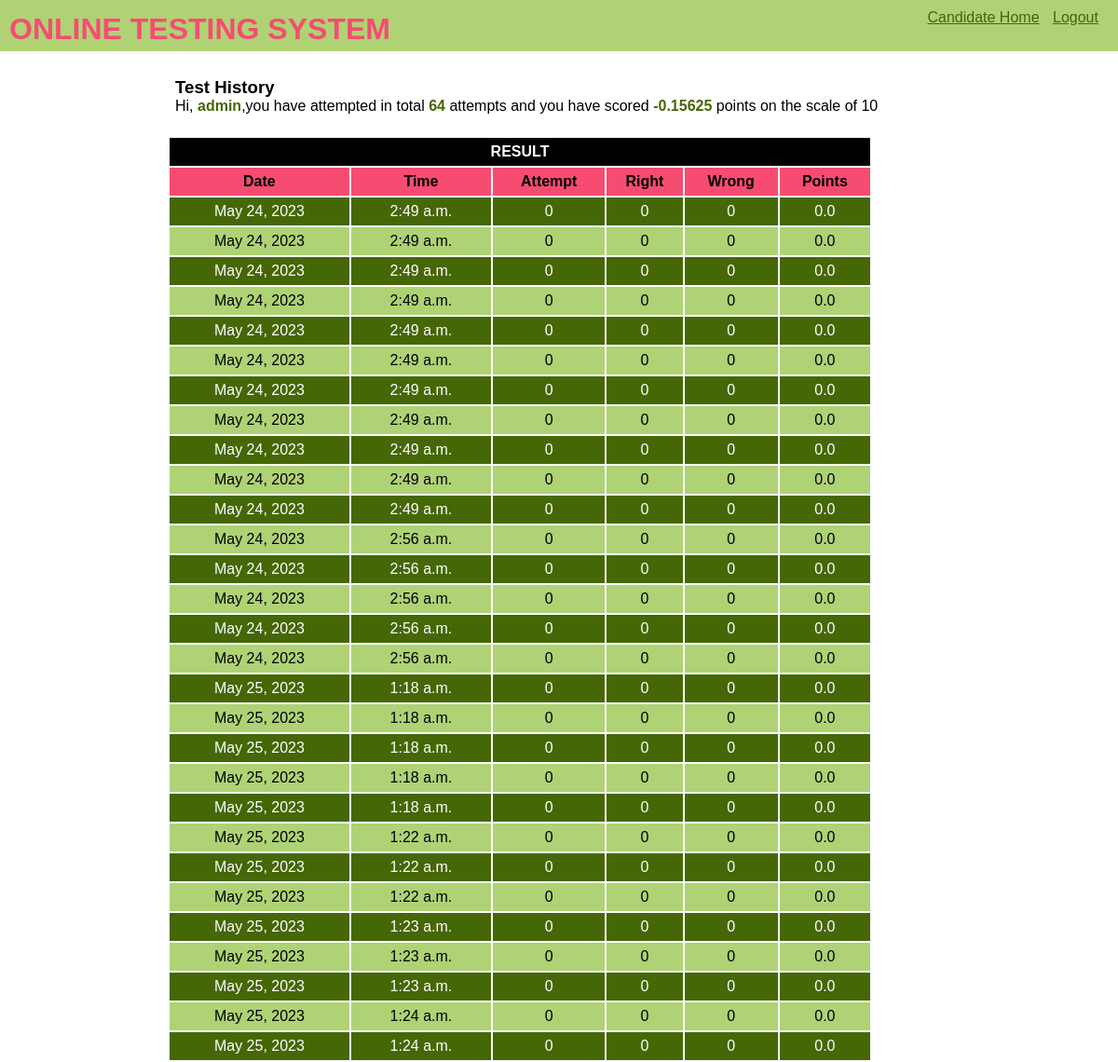
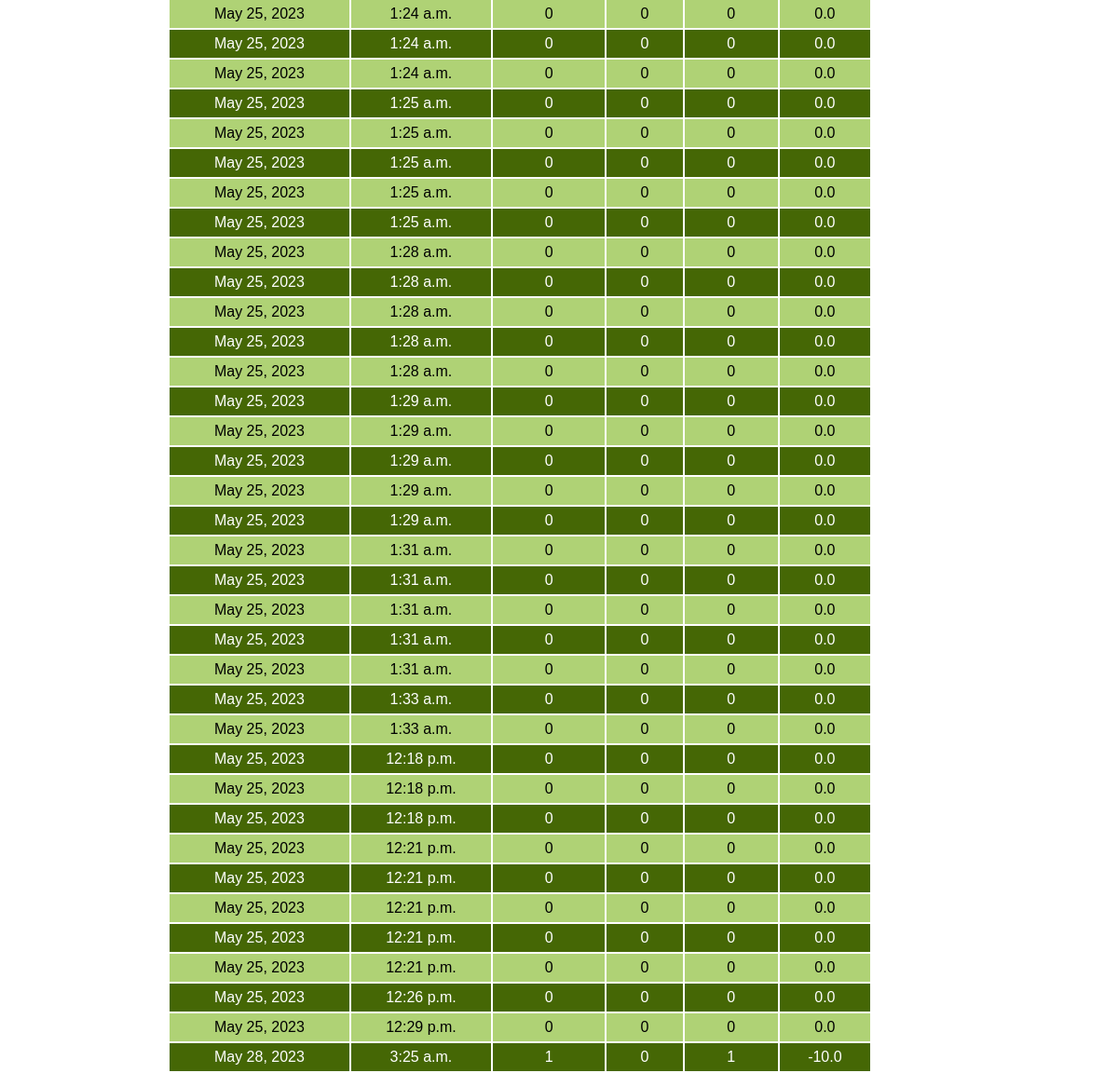
The page /OTS/test-history/ (signed in) on the database as committed earlier (2 pictures, top to bottom).
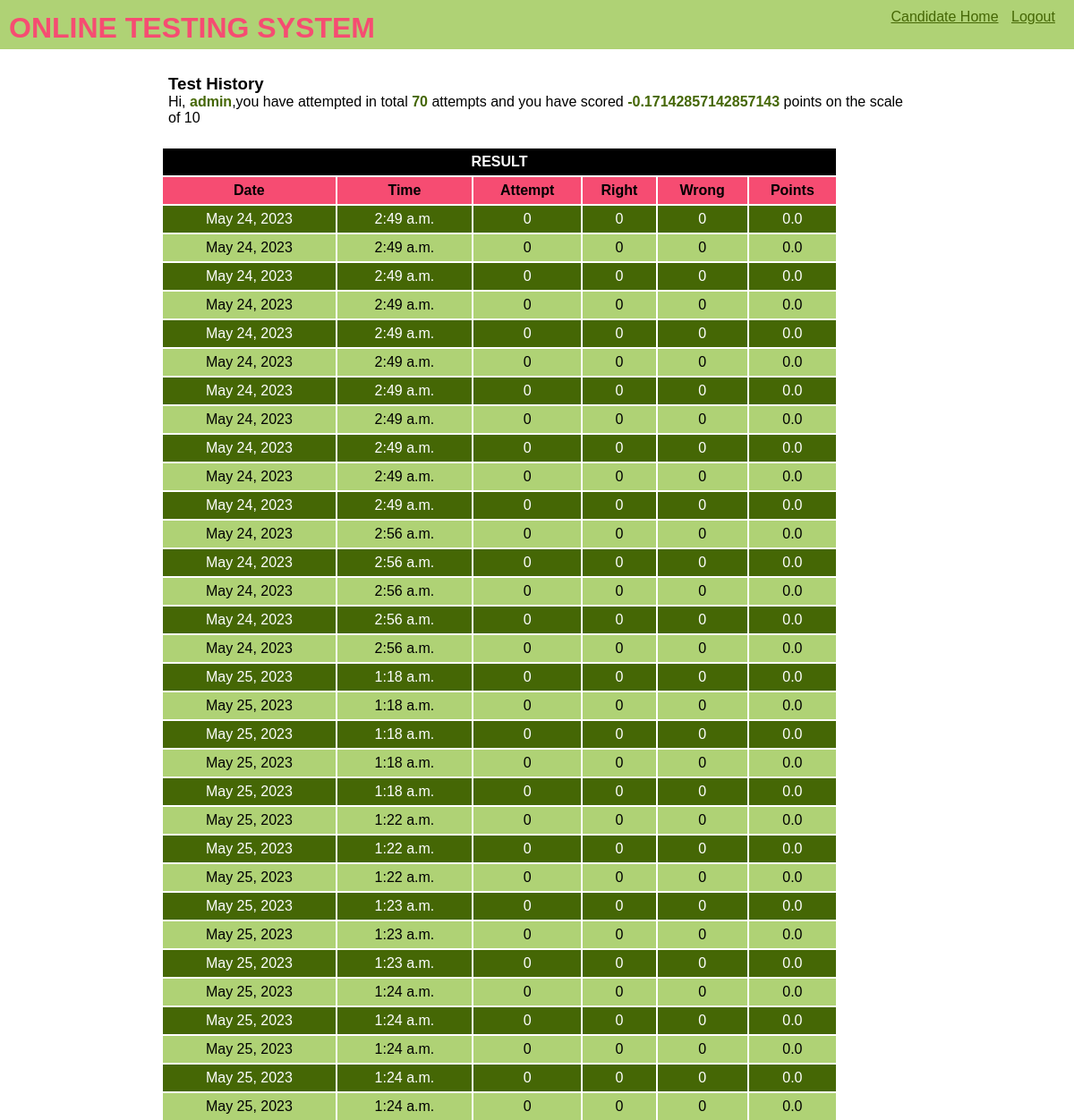
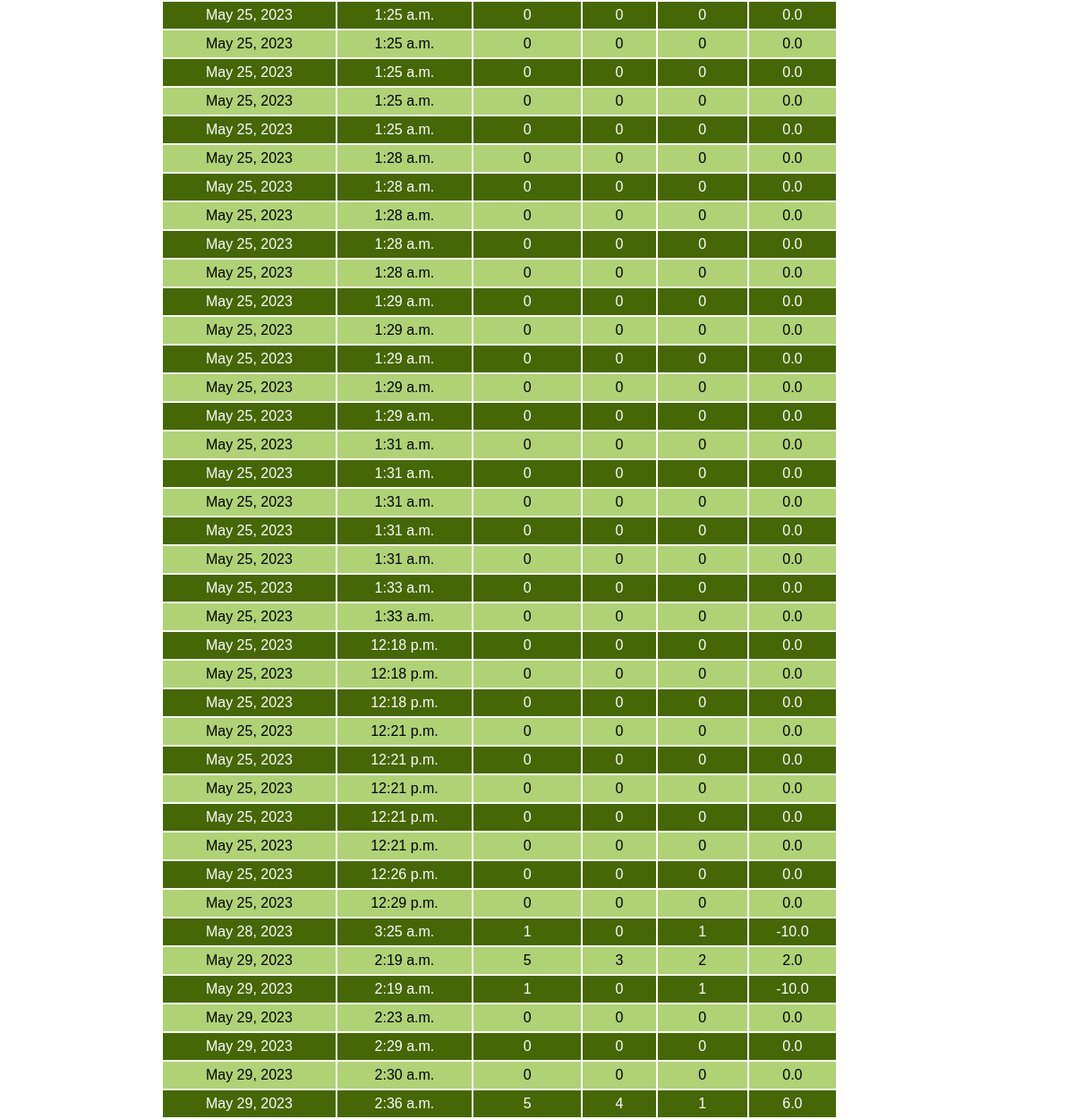
The same page on the database as committed later (2 pictures, top to bottom).
### OTS/models.py (models this page shows, shortened)
class Candidate(models.Model):
    username=models.CharField(primary_key=True,max_length=40)
    password=models.CharField(max_length=15,null=False)
    name=models.CharField(null=False,max_length=100)
    test_attempted=models.IntegerField(default=0)
    points=models.FloatField(default=0.0)

class Result(models.Model):
    resultid=models.BigAutoField(primary_key=True,auto_created=True)
    username=models.ForeignKey(Candidate,on_delete=models.CASCADE)
    date=models.DateField(auto_now=True)
    time=models.TimeField(auto_now=True)
    attempt=models.IntegerField(default=0)
    right=models.IntegerField(default=0)
    wrong=models.IntegerField(default=0)
    points=models.FloatField(default=0.0)

### OTS/views.py (the view)
# urls.py: path('test-history/',testResultHistory,name='testHistory'),
def testResultHistory(request):
    if 'name' not in request.session.keys():
        res=HttpResponseRedirect('login')
    candidate=Candidate.objects.get(username=request.session['username'])
    result=Result.objects.filter(username_id=candidate.username)
    context={'candidate':candidate,'result':result}
    res=render(request,'test_history.html',context)
    return res

### OTS/templates/test_history.html (shortened to what this page needs)
{% extends "master.html" %}
{% block menu %}
    <a href="{% url 'OTS:home'%}">Candidate Home</a>
    <a href="{% url 'OTS:login' %}">Logout</a>
{% endblock menu %}
{% block content %}
<div class="inner-content">
    <h3>Test History</h3>
    <p>Hi, <span class="special">{{candidate.username}}</span>,you have attempted in total <span class="special">{{candidate.test_attempted}}</span> attempts and you have scored <span class="special">{{candidate.points}}</span> points on the scale of 10</p>
</div>
<table>
    <thead>
        <tr>
            <th colspan="6">RESULT</th>
        </tr>
        <tr>
            <th>Date</th>
            <th>Time</th>
            <th>Attempt</th>
            <th>Right</th>
            <th>Wrong</th>
            <th>Points</th>
        </tr>
    </thead>
    <tbody>
        {% for r in result %}
        <tr>
            <td>{{r.date}}</td>
            <td>{{r.time}}</td>
            <td>{{r.attempt}}</td>
            <td>{{r.right}}</td>
            <td>{{r.wrong}}</td>
            <td>{{r.points}}</td>
        </tr>
        {% endfor %}
    </tbody>
</table>
{% endblock content %}

Rows that differ between the two databases and show on the page:
changed Candidate "admin": test_attempted "64" → "70"; points "-0.15625" → "-0.17142857142857143"
added Result: date "May 29, 2023", time "2:19 a.m.", attempt "5", right "3", wrong "2", points "2.0"
added Result: date "May 29, 2023", time "2:19 a.m.", attempt "1", right "0", wrong "1", points "-10.0"
added Result: date "May 29, 2023", time "2:23 a.m.", attempt "0", right "0", wrong "0", points "0.0"
added Result: date "May 29, 2023", time "2:29 a.m.", attempt "0", right "0", wrong "0", points "0.0"
added Result: date "May 29, 2023", time "2:30 a.m.", attempt "0", right "0", wrong "0", points "0.0"
added Result: date "May 29, 2023", time "2:36 a.m.", attempt "5", right "4", wrong "1", points "6.0"
